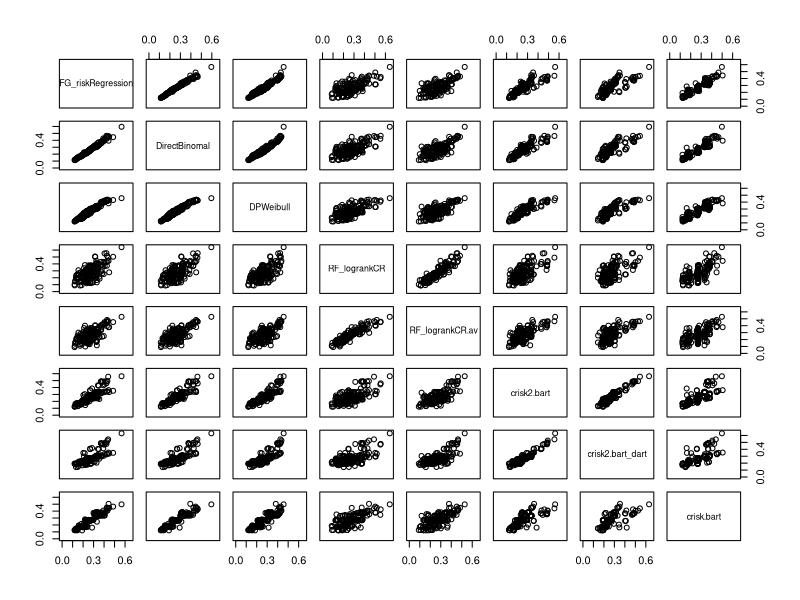

Generate this figure with R:
## ---- chunk 1
knitr::opts_chunk$set(
  collapse = TRUE,
  comment = "#>",
  cache = TRUE
)
## ---- chunk 2
pred_CIF <- read.csv("../Predictions/pred_CIF.csv")
pred_Others <- read.csv("../Predictions/pred_Others.csv")
pred_BART <- read.csv("../Predictions/pred_BART.csv")
pred_All <- merge(pred_CIF, pred_Others, by = "testID")
pred_All <- merge(pred_All, pred_BART, by = "testID")
## ---- chunk 3
plot(pred_All[,-1], xlim = c(0, 0.65), ylim = c(0, 0.65))
## ---- chunk 4
sessionInfo()
